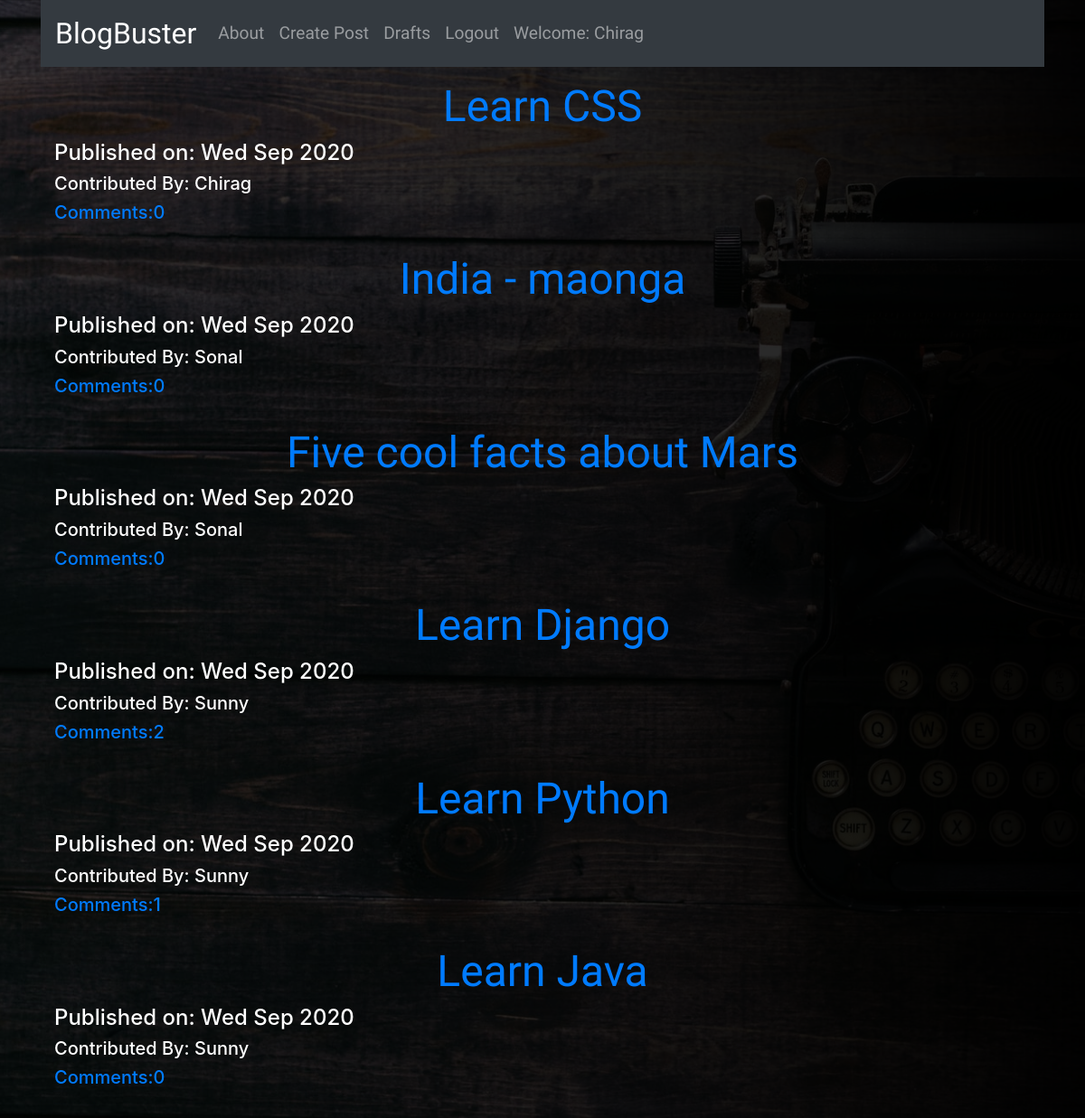
The page / (signed in) on the database its author committed.
### blog/models.py (models this page shows, shortened)
class Post(models.Model):
    author = models.ForeignKey(User,on_delete=models.SET(get_dummy_user))
    title = models.CharField(max_length=264)
    text = models.TextField()
    create_date = models.DateTimeField(default=timezone.now)
    published_date = models.DateTimeField(blank=True,null=True)
    def approved_comments(self):
        return self.comments.filter(approved_comment=True)

### blog/views.py (the view)
# urls.py: path('',views.PostListView.as_view(),name='post_list'),
class PostListView(ListView):
    model = Post
    def get_queryset(self):
        return Post.objects.filter(published_date__lte=timezone.now()).order_by('-published_date')

### blog/templates/blog/post_list.html (shortened to what this page needs)
{% extends 'base.html' %}
{% block content %}
<div class="centerstage">
    {% for post in post_list %}
    <div class="post">
        <h1 class="post-title loader"><a href="{% url 'post_detail' pk=post.pk %}">{{post.title}}</a></h1>
        <div class="date">
            <h4>Published on: {{post.published_date|date:"D M Y"}}</h4>
            <h5>Contributed By: {{post.author|title}}</h5>
        </div>
        <a href="{% url 'post_detail' pk=post.pk %}"><h5>Comments:{{post.approved_comments.count}}</h5></a>
    </div>
    <hr>
    {% endfor %}
</div>
{% endblock %}

### templates/base.html (shortened to what this page needs)
<!DOCTYPE html>
{% load static %}
<html lang="en">
<head>
  <link rel="stylesheet" href="https://stackpath.bootstrapcdn.com/bootstrap/4.5.2/css/bootstrap.min.css"
>
  <link rel="stylesheet" href="//cdn.jsdelivr.net/npm/medium-editor@latest/dist/css/medium-editor.min.css"
    type="text/css" media="screen" charset="utf-8">
  <link rel="stylesheet" href="{% static 'css/blog.css' %}">
</head>
<body>
    <div class="container">
      <nav class="navbar navbar-expand-lg navbar-dark bg-dark ">
        <a class="navbar-brand nav-text" href="{% url 'post_list' %}">BlogBuster</a>
        <div class="collapse navbar-collapse" id="navbarNav">
          <ul class="navbar-nav">
            <li class="nav-item">
              <a class="nav-link nav-text-items" href="{% url 'about' %}">About</a>
            </li>
            {% if user.is_authenticated %}
            <li class="nav-item ">
              <a class="nav-link nav-text-items" href="{% url 'post_create' %}">Create Post</a>
            </li>
            <li class="nav-item">
              <a class="nav-link nav-text-items" href="{% url 'draft_lists' %}">Drafts</a>
            </li>
            <li class="nav-item">
              <a class="nav-link nav-text-items" href="{% url 'logout' %}?next=/">Logout</a>
            </li>
            <li class="nav-item">
              <a class="nav-link nav-text-items"> Welcome: {{user.username|title}}</a>
            </li>
            {% endif %}
          </ul>
        </div>
      </nav>
      <div class="content container">
            <div class="blog_post">
              {% block content %}
              {% endblock %}
            </div>
          </div>
        </div>
</body>
</html>

### blog/static/css/blog.css (style rules this page uses)
body { background-image: linear-gradient(to right, #00000081,#000000f8), url('../images/back-ground1.jpg'); background-position: center; background-size: cover; color: white; }
.loader { filter:hue-rotate(0deg); color: linear-gradient(45deg,rgb(0, 255, 115),rgb(0, 255, 170)); animation:hue 5000ms infinite linear; }
.nav-text { font-size: 2em; font-family: 'Grandstander', cursive; font-weight: 500; }
.nav-text-items { font-size: 1.2em; font-family: 'Grandstander', cursive; font-weight: 500; }
.centerstage { margin: auto; }
.post-title { font-family: 'Grandstander', sans-serif; font-size: 3em; text-align: center; margin-top: 15px; }
.centerstage { margin-left: auto; margin-right: auto; }

### rows shown on the page
Post: title "Learn CSS", published_date "Wed Sep 2020", author "Chirag", approved_comments.count "0"
Post: title "India - maonga", published_date "Wed Sep 2020", author "Sonal", approved_comments.count "0"
Post: title "Five cool facts about Mars", published_date "Wed Sep 2020", author "Sonal", approved_comments.count "0"
Post: title "Learn Django", published_date "Wed Sep 2020", author "Sunny", approved_comments.count "2"
Post: title "Learn Python", published_date "Wed Sep 2020", author "Sunny", approved_comments.count "1"
Post: title "Learn Java", published_date "Wed Sep 2020", author "Sunny", approved_comments.count "0"

### other values the page prints
{{ user.username|title }} "Chirag"
